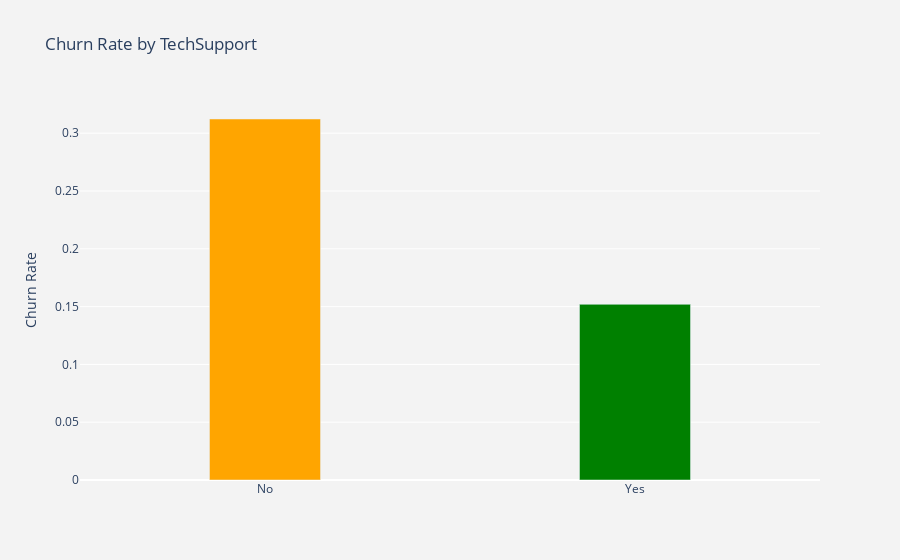

Write notebook code for a chart like this one.
### Code cell
# Visualize Churn by Tech Support
plot_by_techsupport = churn_dataset.groupby('TechSupport').Churn.mean().reset_index()
plot_data = [
    go.Bar(
        x=plot_by_techsupport['TechSupport'],
        y=plot_by_techsupport['Churn'],
        width = [0.3, 0.3],
        marker=dict(
        color=['orange', 'green'])
    )
]
plot_layout = go.Layout(
        xaxis={"type": "category"},
        yaxis={"title": "Churn Rate"},
        title='Churn Rate by TechSupport',
        plot_bgcolor  = 'rgb(243,243,243)',
        paper_bgcolor  = 'rgb(243,243,243)',
    )
fig = go.Figure(data=plot_data, layout=plot_layout)
po.iplot(fig)

### Figure 1 — Plotly figure (JSON) as saved in the notebook; plotly's stock layout.template omitted (floating-point values rounded to 4 significant figures)
{"data": [{"marker": {"color": ["orange", "green"]}, "type": "bar", "width": [0.3, 0.3], "x": ["No", "Yes"], "y": [0.3123, 0.152]}], "layout": {"autosize": true, "paper_bgcolor": "rgb(243,243,243)", "plot_bgcolor": "rgb(243,243,243)", "title": {"text": "Churn Rate by TechSupport"}, "xaxis": {"autorange": true, "range": [-0.5, 1.5], "type": "category"}, "yaxis": {"autorange": true, "range": [0, 0.3287], "title": {"text": "Churn Rate"}, "type": "linear"}}}
